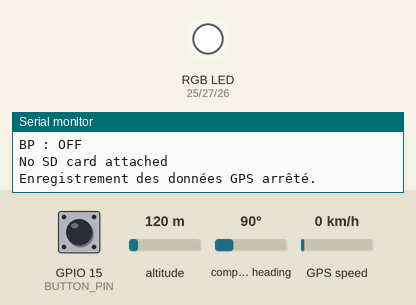
The sketch below on a simulated ESP32. On the bench: an RGB LED mixed from three pins (HIGH = lit), the last lines printed to the serial monitor. Dashed ring = blinking. Inputs (shaded band) come from the test bench; at power-on: GPIO 15 (BUTTON_PIN) HIGH, GPS speed 0 km/h, altitude 120 m, compass heading 90°. Storage starts empty; the GPS gets a fix after 3 s at 37.7749, -122.4194 with 8 satellites.

Above: at 1.9 s.
2.0 s: GPIO 15 (BUTTON_PIN) pulled LOW for 0.15 s
At 3.6 s:
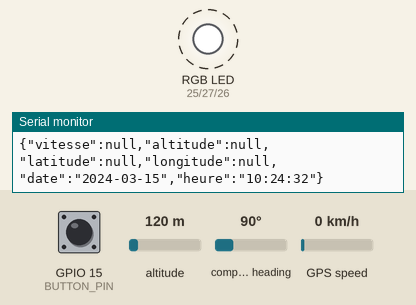
5.1 s: GPS speed set to 98 km/h
8.1 s: GPS speed set to 102 km/h
At 10.6 s:
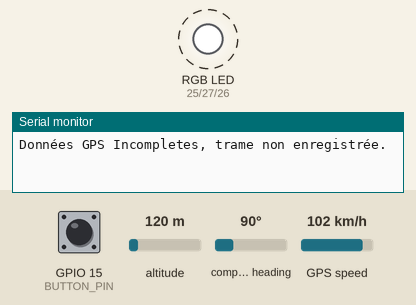
11.1 s: altitude set to 20 m
14.1 s: altitude set to 90 m
17.1 s: altitude set to 105 m
At 17.93 s:
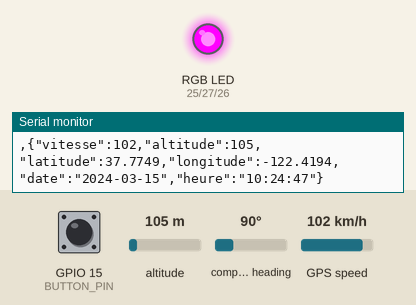
At 19.87 s:
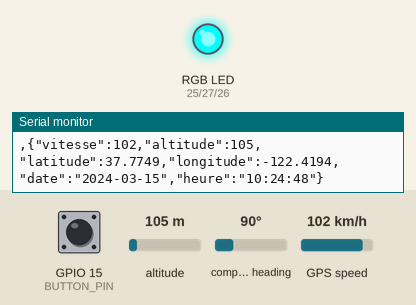
Timing chart, 0 to 21.1 s (numbered marks = the images above; inputs shaded):
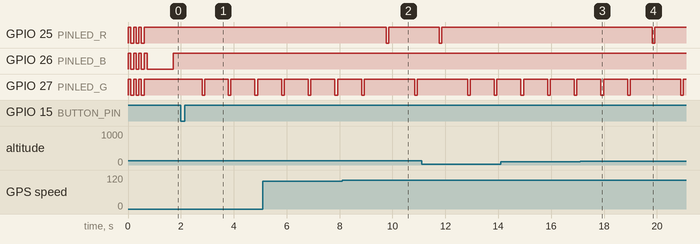

Measured:
- the behaviour switches between 99 and 100 km/h on GPS speed (found by bisection; images 1 and 2)
- after the input at 2.0 s, GPIO 26 (PINLED_B): stays HIGH (without the input it goes to LOW after 0.73 s); GPIO 27 (PINLED_G): alternates HIGH for 0.90 s and LOW for 0.10 s, starting after 0.80 s
- after the input at 8.1 s, GPIO 25 (PINLED_R): HIGH → LOW after 1.7 s, → HIGH 0.10 s later; GPIO 27 (PINLED_G): HIGH → LOW after 2.7 s, → HIGH 0.10 s later
- after the input at 17.1 s, GPIO 25 (PINLED_R): HIGH → LOW after 2.7 s, → HIGH 0.10 s later

The sketch:

SD_Datalogger_V2.ino
```cpp
#include <ArduinoJson.h>      // Bibliothèque pour manipuler les objets JSON
#include <TinyGPS++.h>        // Bibliothèque pour interagir avec le module GPS
#include <HardwareSerial.h>   // Bibliothèque pour utiliser la liaison série matérielle
#include <FS.h>               // Bibliothèque pour manipuler le système de fichiers
#include <SD.h>               // Bibliothèque pour interagir avec la carte SD
#include <SPI.h>              // Bibliothèque pour la communication SPI

#define GPS_RX_PIN 16         // Broche de réception du signal GPS (RX)
#define GPS_TX_PIN 17         // Broche de transmission du signal GPS (TX)
#define BUTTON_PIN 15         // Broche du bouton poussoir

#define PINLED_R 25           // Broche de la LED RGB rouge
#define PINLED_B 26           // Broche de la LED RGB bleue
#define PINLED_G 27           // Broche de la LED RGB verte
#define INTERVALLE_ACQUISITION 1000  // Intervalle entre chaque acquisition de données GPS (en millisecondes)

HardwareSerial gpsSerial(2);  // Initialisation de la liaison série matérielle pour le GPS
TinyGPSPlus gps;              // Création d'une instance de l'objet TinyGPSPlus pour interagir avec le GPS
DynamicJsonDocument jsonDoc(512);  // Création d'un document JSON dynamique de taille 512 octets
File dataFile;                 // Déclaration de la variable dataFile pour gérer les fichiers sur la carte SD
bool isRecording = false;      // Variable booléenne pour indiquer si l'enregistrement est en cours
int fileNumber = 0;            // Numéro du fichier de données

// Fonction de configuration, exécutée une seule fois au démarrage
void setup() {
  Serial.begin(9600);         // Initialisation de la communication série
  while (!Serial) {
    ;
  }
  Serial.println("Moniteur Série : OK");

  // Initialisation des broches pour les LED RGB
  pinMode(PINLED_R, OUTPUT);
  pinMode(PINLED_G, OUTPUT);
  pinMode(PINLED_B, OUTPUT);
  Serial.println("LED RGB : OK");
  ledOff();  // Éteindre les LED au démarrage

  // Initialisation de la carte SD
  Serial.println("Init SD...");
  if (!SD.begin()) {  // Vérification de la connexion de la carte SD
    while (true) {
      Serial.println("Card Mount Failed : Connect SD & Restart ESP32");
      setColor(255, 0, 0);  // LED rouge pour signaler une erreur
      delay(100);
    }
  }

  // Vérification du type de carte SD
  uint8_t cardType = SD.cardType();
  if (cardType == CARD_NONE) {
    Serial.println("No SD card attached");
    return;
  }
  Serial.print("SD Card Type: ");
  if (cardType == CARD_MMC) {
    Serial.println("MMC");
  } else if (cardType == CARD_SD) {
    Serial.println("SDSC");
  } else if (cardType == CARD_SDHC) {
    Serial.println("SDHC");
  } else {
    Serial.println("UNKNOWN");
  }

  listDir(SD, "/", 0);  // Affichage du contenu du répertoire racine de la carte SD
  Serial.println("SD : OK");

  // Initialisation du module GPS
  Serial.println("Init GPS...");
  gpsSerial.begin(9600, SERIAL_8N1, GPS_RX_PIN, GPS_TX_PIN);
  Serial.println("GPS : OK");

  // Configuration de l'interruption pour le bouton poussoir
  Serial.println("Init Interruption...");
  pinMode(BUTTON_PIN, INPUT_PULLUP);
  attachInterrupt(digitalPinToInterrupt(BUTTON_PIN), buttonPressed, FALLING);  // Interruption sur front descendant
  Serial.println("Interruption : OK");

  // Animation LED au démarrage
  Serial.println("Start");
  for (int i = 0; i < 3; i++) {
    setColor(255, 255, 255);  // LED blanche
    delay(100);
    ledOff();  // Éteindre les LED
    delay(100);
  }
}

// Boucle principale du programme, exécutée en continu après la configuration
void loop() {
  if (isRecording) {
    Serial.println("BP : ON");
    createNewFile();     // Création d'un nouveau fichier pour enregistrer les données GPS
    startRecording();    // Démarrage de l'enregistrement des données
  } else {
    Serial.println("BP : OFF");
    Serial.println("No SD card attached");  // Aucune carte SD connectée
    stopRecording();     // Arrêt de l'enregistrement
    setColor(0, 0, 255); // LED bleue pour indiquer l'arrêt de l'enregistrement
    delay(1000);
    ledOff();
    delay(1000);
  }
}

// Fonction pour définir la couleur des LED RGB
void setColor(uint8_t redValue, uint8_t greenValue, uint8_t blueValue) {
  redValue = 255 - redValue;
  greenValue = 255 - greenValue;
  blueValue = 255 - blueValue;
  analogWrite(PINLED_R, redValue);
  analogWrite(PINLED_G, greenValue);
  analogWrite(PINLED_B, blueValue);
}

// Fonction pour éteindre les LED RGB
void ledOff() {
  analogWrite(PINLED_R, 255);
  analogWrite(PINLED_G, 255);
  analogWrite(PINLED_B, 255);
}

// Fonction appelée lors de l'appui sur le bouton poussoir
void buttonPressed() {
  isRecording = !isRecording;  // Inversion de l'état d'enregistrement
}

// Fonction pour créer un nouveau fichier de données GPS
void createNewFile() {
  fileNumber++;
  String filename = "/gps_data_" + String(fileNumber) + ".json";  // Nom du fichier
  Serial.print("File name : ");
  Serial.println(filename);
  dataFile = SD.open(filename, FILE_WRITE);  // Ouverture du fichier en mode écriture
  if (!dataFile) {
    isRecording = false;
    Serial.println("Erreur lors de la création du fichier !");  // Erreur lors de l'ouverture du fichier
  } else
    dataFile.print("[\n");  // Écriture du premier crochet ouvrant dans le fichier JSON
}

// Fonction pour démarrer l'enregistrement des données GPS
void startRecording() {
  unsigned long dernierTempsAcquisition = 0;  // Variable pour stocker le temps de la dernière acquisition
  bool isFirstEntry = true;                   // Pour gérer la première entrée
  String lastJsonString = "";                 // Stocke la dernière chaîne JSON enregistrée

  // Boucle d'enregistrement des données GPS
  while (isRecording) {
    // Vérifie si le temps écoulé depuis la dernière acquisition est supérieur ou égal à l'intervalle défini
    if (millis() - dernierTempsAcquisition >= INTERVALLE_ACQUISITION) {
      dernierTempsAcquisition = millis();  // Met à jour le temps de la dernière acquisition
      if (gpsSerial.available() > 0) {
        // Lecture des données GPS
        while (gpsSerial.available() > 0) {
          gps.encode(gpsSerial.read());
        }
        // Vérification de la validité des données GPS
        if (gps.speed.isValid()) {
          jsonDoc["vitesse"] = gps.speed.kmph();
        } else {
          jsonDoc["vitesse"] = nullptr;
        }
        if (gps.altitude.isValid()) {
          jsonDoc["altitude"] = gps.altitude.meters();
        } else {
          jsonDoc["altitude"] = nullptr;
        }
        if (gps.location.isValid()) {
          jsonDoc["latitude"] = gps.location.lat();
          jsonDoc["longitude"] = gps.location.lng();
        } else {
          jsonDoc["latitude"] = nullptr;
          jsonDoc["longitude"] = nullptr;
        }
        if (gps.date.isValid()) {
          char dateBuffer[20];  // Tampon pour stocker la date formatée
          snprintf(dateBuffer, sizeof(dateBuffer), "%04d-%02d-%02d", gps.date.year(), gps.date.month(), gps.date.day());
          jsonDoc["date"] = dateBuffer;
        } else {
          jsonDoc["date"] = nullptr;
        }
        if (gps.time.isValid()) {
          char timeBuffer[20];  // Tampon pour stocker l'heure formatée
          snprintf(timeBuffer, sizeof(timeBuffer), "%02d:%02d:%02d", gps.time.hour(), gps.time.minute(), gps.time.second());
          jsonDoc["heure"] = timeBuffer;
        } else {
          jsonDoc["heure"] = nullptr;
        }
        // Conversion de l'objet JSON en chaîne JSON
        String currentJsonString;
        serializeJson(jsonDoc, currentJsonString);
        if (currentJsonString != lastJsonString) {
          // Enregistrement de la trame JSON sur la carte SD
          if (dataFile) {
            // Ajout d'une virgule avant chaque élément sauf le premier
            if (!isFirstEntry) {
              dataFile.print(",");
              Serial.print(",");
            } else {
              isFirstEntry = false;
            }
            dataFile.println(currentJsonString);
            Serial.println(currentJsonString);

            setColor(0, 255, 0);  // LED verte pour indiquer l'enregistrement des données
            delay(100);
            ledOff();  // Éteindre les LED
            delay(100);
            // Mise à jour de la dernière chaîne JSON enregistrée
            lastJsonString = currentJsonString;
          } else {
            Serial.println("Erreur : Fichier non disponible !");
            setColor(255, 255, 0);  // LED jaune pour indiquer une erreur
            delay(100);
            ledOff();  // Éteindre les LED
            delay(100);
          }
        }

      } else {
        setColor(255, 0, 0);  // LED rouge pour indiquer des données GPS incomplètes
        delay(100);
        ledOff();  // Éteindre les LED
        delay(100);
        Serial.println("Données GPS Incompletes, trame non enregistrée.");
      }
    }
    delay(10);
  }
}

// Fonction pour arrêter l'enregistrement des données GPS
void stopRecording() {
  Serial.println("Enregistrement des données GPS arrêté.");
  if (dataFile) {
    dataFile.print("]\n");  // Écriture du crochet fermant dans le fichier JSON
    dataFile.close();       // Fermeture du fichier
  }
}

// Fonction pour lister les fichiers dans un répertoire
void listDir(fs::FS &fs, const char *dirname, uint8_t levels) {
  Serial.printf("Listing directory: %s\n", dirname);
  File root = fs.open(dirname);
  if (!root) {
    Serial.println("Failed to open directory");
    return;
  }
  if (!root.isDirectory()) {
    Serial.println("Not a directory");
    return;
  }
  File file = root.openNextFile();
  while (file) {
    if (file.isDirectory()) {
      Serial.print("  DIR : ");
      Serial.println(file.name());
      if (levels) {
        listDir(fs, file.path(), levels - 1);  // Récursivité pour les sous-répertoires
      }
    } else {
      Serial.print("  FILE: ");
      Serial.print(file.name());
      Serial.print("  SIZE: ");
      Serial.println(file.size());
    }
    file = root.openNextFile();
  }
}
```
